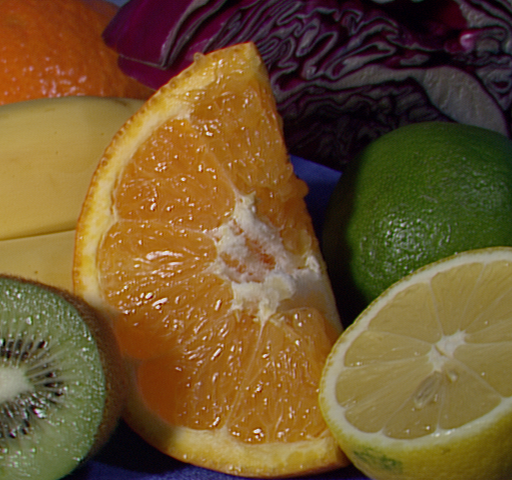
#> input picture res/fruits.bmp, 512 x 480 px
$ python -i image_enhancing.py   (imports and definitions only)   (older library calls are emulated)
#> lines starting #> are read from the running program, lines starting #| are printed output that depends on the picture
import cv2
import math
import numpy as np
from matplotlib import pyplot as plt


# [42 lines left out: functions image_enhancement, exp1, not called in this run]


def exp2(str):  # 线性非对称变换
#> called with str = 'res/fruits.bmp'
    src = cv2.imread(str)
#> src is the input picture: shape (480, 512, 3); mean B, G, R 45.9, 85.5, 111
    # 对数变换
    img_info = src.shape
#> img_info = (480, 512, 3)
    h = img_info[0]
#> h = 480
    w = img_info[1]
#> w = 512
    dst1 = np.zeros((h, w, 3))
    dst2 = np.zeros((h, w, 3))
    dst5 = np.zeros((h, w, 3))
    for i in range(h):
        for j in range(w):
            for k in range(3):
                dst1[i, j, k] = 1.0 * math.log(1.0 + src[i, j, k])
                dst2[i, j, k] = 0.2 * math.log(1.0 + src[i, j, k])
                dst5[i, j, k] = 5.0 * math.log(1.0 + src[i, j, k])
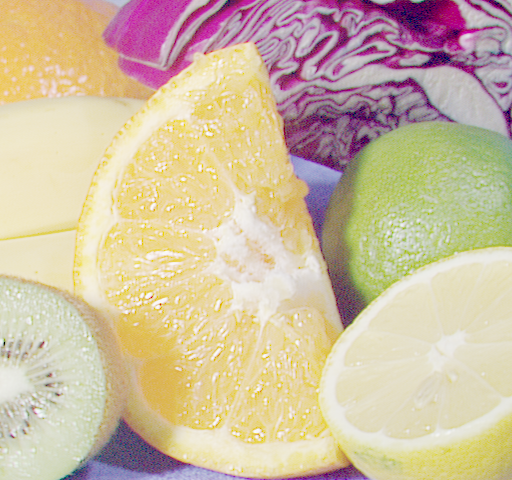
#> dst1: shape (480, 512, 3) float64; mean B, G, R 3.51, 4.11, 4.5; drawn with min black and max white
    cv2.normalize(dst1, dst1, 0, 255, cv2.NORM_MINMAX)
    dst1 = cv2.convertScaleAbs(dst1)
    cv2.normalize(dst2, dst2, 0, 255, cv2.NORM_MINMAX)
    dst2 = cv2.convertScaleAbs(dst2)
    cv2.normalize(dst5, dst5, 0, 255, cv2.NORM_MINMAX)
    dst5 = cv2.convertScaleAbs(dst5)
    res = np.hstack((src, dst1, dst2, dst5))
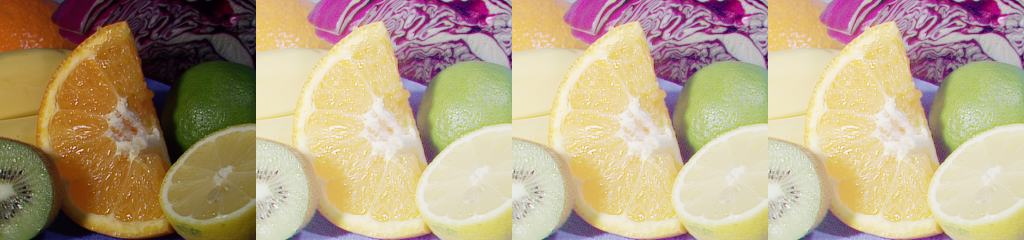
#> res: shape (480, 2048, 3) (shown at 1/2 size); mean B, G, R 132.9, 163.4, 183.2
    cv2.imshow('Log conversion (o, c=1, c=0.2, c=5)', res)
    cv2.waitKey(0)
    cv2.destroyAllWindows()
    # 指数变换
    img_info = src.shape
    h = img_info[0]
    w = img_info[1]
    dst1 = np.zeros((h, w, 3))
    dst2 = np.zeros((h, w, 3))
    dst5 = np.zeros((h, w, 3))
    for i in range(h):
        for j in range(w):
            for k in range(3):
                dst1[i, j, k] = math.pow(1.0 + src[i, j, k], 1)
                dst2[i, j, k] = math.pow(1.0 + src[i, j, k], 0.2)
                dst5[i, j, k] = math.pow(1.0 + src[i, j, k], 5)
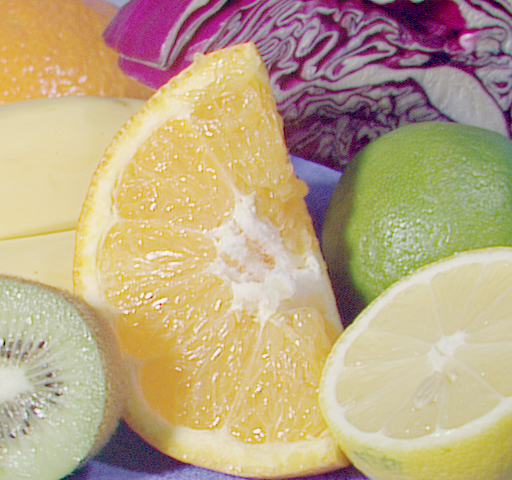
#> dst2: shape (480, 512, 3) float64; mean B, G, R 2.05, 2.33, 2.49; drawn with min black and max white
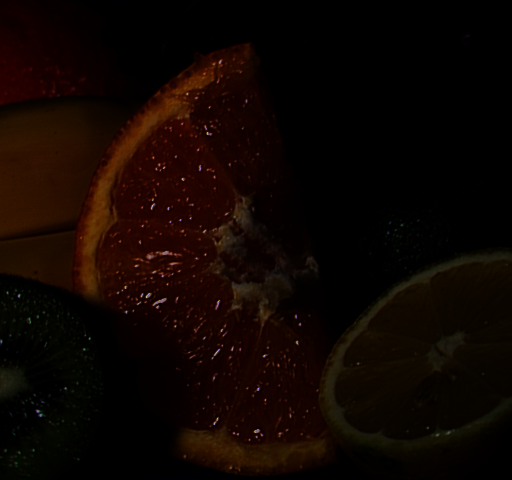
#> dst5: shape (480, 512, 3) float64; mean B, G, R 4.56e+09, 2.19e+10, 6.21e+10; drawn with min black and max white
    cv2.normalize(dst1, dst1, 0, 255, cv2.NORM_MINMAX)
    dst1 = cv2.convertScaleAbs(dst1)
    cv2.normalize(dst2, dst2, 0, 255, cv2.NORM_MINMAX)
    dst2 = cv2.convertScaleAbs(dst2)
    cv2.normalize(dst5, dst5, 0, 255, cv2.NORM_MINMAX)
    dst5 = cv2.convertScaleAbs(dst5)
    res = np.hstack((src, dst1, dst2, dst5))
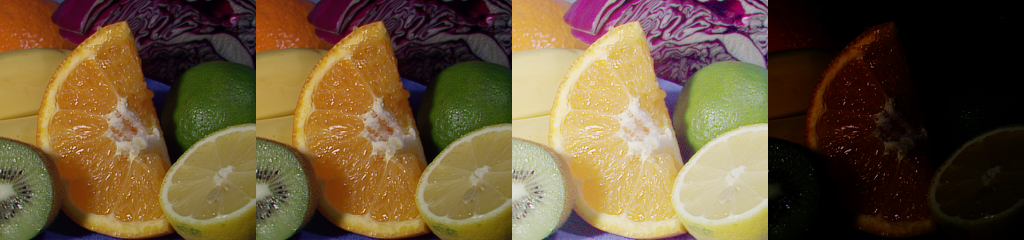
#> res: shape (480, 2048, 3) (shown at 1/2 size); mean B, G, R 56.5, 86.1, 106.5
    cv2.imshow('Gamma conversion (o, gamma=1, gamma=0.2, gamma=5)', res)
    cv2.waitKey(0)
    cv2.destroyAllWindows()


# [70 lines left out: functions exp3, exp4, exp5, exp6, not called in this run]

>>> result = exp2('res/fruits.bmp')
